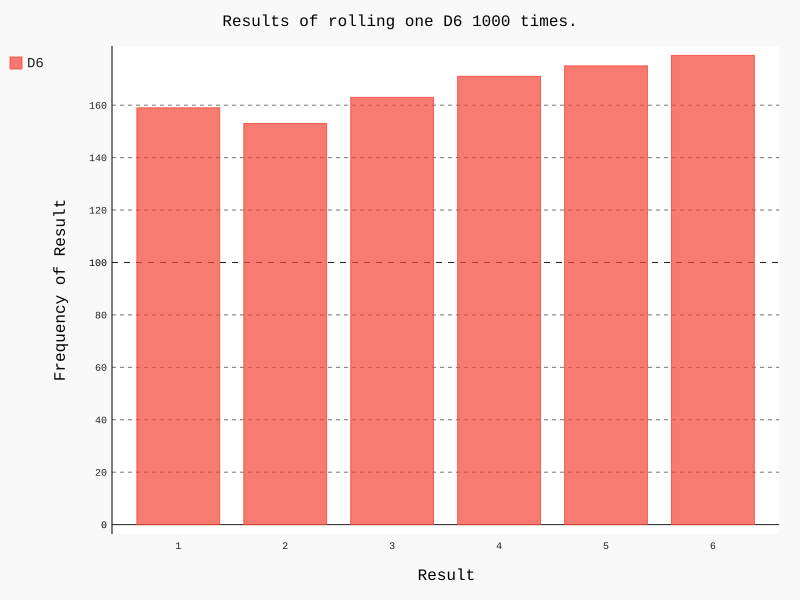

This figure's Python source:
import pygal
from die import Die


# Create a D6.
die = Die()


# Make some rolls, and store results in a list
results = []
for roll_num in range(1000):
    result = die.roll()
    results.append(result)
    
    
# Analyze the results.
frequencies = []
for value in range(1, die.num_sides+1):
    frequency = results.count(value)
    frequencies.append(frequency)

    
    
# Visualize the results.
historic = pygal.Bar()

historic.title = "Results of rolling one D6 1000 times."
historic.x_labels = ['1','2','3','4','5','6']
historic.x_title = "Result"
historic.y_title = "Frequency of Result"

historic.add('D6', frequencies)
historic.render_to_file('die_visual.svg')
